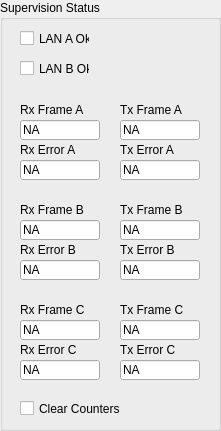
  <widget class="QGroupBox" name="RedTsnSupervisionStatusGroupBox">
   <property name="geometry">
    <rect>
     <x>20</x>
     <y>170</y>
     <width>221</width>
     <height>431</height>
    </rect>
   </property>
   <property name="title">
    <string>Supervision Status</string>
   </property>
   <widget class="QCheckBox" name="RedTsnLanACheckBox">
    <property name="enabled">
     <bool>true</bool>
    </property>
    <property name="geometry">
     <rect>
      <x>20</x>
      <y>30</y>
      <width>70</width>
      <height>17</height>
     </rect>
    </property>
    <property name="text">
     <string>LAN A Ok</string>
    </property>
    <property name="checkable">
     <bool>true</bool>
    </property>
   </widget>
   <widget class="QCheckBox" name="RedTsnLanBCheckBox">
    <property name="enabled">
     <bool>true</bool>
    </property>
    <property name="geometry">
     <rect>
      <x>20</x>
      <y>60</y>
      <width>70</width>
      <height>17</height>
     </rect>
    </property>
    <property name="text">
     <string>LAN B Ok</string>
    </property>
    <property name="checkable">
     <bool>true</bool>
    </property>
   </widget>
   <widget class="QLabel" name="RedTsnRxFrameALabel">
    <property name="geometry">
     <rect>
      <x>20</x>
      <y>100</y>
      <width>70</width>
      <height>20</height>
     </rect>
    </property>
    <property name="text">
     <string>Rx Frame A</string>
    </property>
   </widget>
   <widget class="QLineEdit" name="RedTsnRxFrameAValue">
    <property name="enabled">
     <bool>true</bool>
    </property>
    <property name="geometry">
     <rect>
      <x>20</x>
      <y>120</y>
      <width>80</width>
      <height>20</height>
     </rect>
    </property>
    <property name="text">
     <string>NA</string>
    </property>
   </widget>
   <widget class="QLabel" name="RedTsnRxErrorALabel">
    <property name="geometry">
     <rect>
      <x>20</x>
      <y>140</y>
      <width>70</width>
      <height>20</height>
     </rect>
    </property>
    <property name="text">
     <string>Rx Error A</string>
    </property>
   </widget>
   <widget class="QLineEdit" name="RedTsnRxErrorAValue">
    <property name="enabled">
     <bool>true</bool>
    </property>
    <property name="geometry">
     <rect>
      <x>20</x>
      <y>160</y>
      <width>80</width>
      <height>20</height>
     </rect>
    </property>
    <property name="text">
     <string>NA</string>
    </property>
   </widget>
   <widget class="QLabel" name="RedTsnRxFrameBLabel">
    <property name="geometry">
     <rect>
      <x>20</x>
      <y>200</y>
      <width>70</width>
      <height>20</height>
     </rect>
    </property>
    <property name="text">
     <string>Rx Frame B</string>
    </property>
   </widget>
   <widget class="QLabel" name="RedTsnRxErrorBLabel">
    <property name="geometry">
     <rect>
      <x>20</x>
      <y>240</y>
      <width>70</width>
      <height>20</height>
     </rect>
    </property>
    <property name="text">
     <string>Rx Error B</string>
    </property>
   </widget>
   <widget class="QLineEdit" name="RedTsnRxFrameBValue">
    <property name="enabled">
     <bool>true</bool>
    </property>
    <property name="geometry">
     <rect>
      <x>20</x>
      <y>220</y>
      <width>80</width>
      <height>20</height>
     </rect>
    </property>
    <property name="text">
     <string>NA</string>
    </property>
   </widget>
   <widget class="QLineEdit" name="RedTsnRxErrorBValue">
    <property name="enabled">
     <bool>true</bool>
    </property>
    <property name="geometry">
     <rect>
      <x>20</x>
      <y>260</y>
      <width>80</width>
      <height>20</height>
     </rect>
    </property>
    <property name="text">
     <string>NA</string>
    </property>
   </widget>
   <widget class="QLabel" name="RedTsnRxFrameCLabel">
    <property name="geometry">
     <rect>
      <x>20</x>
      <y>300</y>
      <width>70</width>
      <height>20</height>
     </rect>
    </property>
    <property name="text">
     <string>Rx Frame C</string>
    </property>
   </widget>
   <widget class="QLabel" name="RedTsnRxErrorCLabel">
    <property name="geometry">
     <rect>
      <x>20</x>
      <y>340</y>
      <width>70</width>
      <height>20</height>
     </rect>
    </property>
    <property name="text">
     <string>Rx Error C</string>
    </property>
   </widget>
   <widget class="QLineEdit" name="RedTsnRxFrameCValue">
    <property name="enabled">
     <bool>true</bool>
    </property>
    <property name="geometry">
     <rect>
      <x>20</x>
      <y>320</y>
      <width>80</width>
      <height>20</height>
     </rect>
    </property>
    <property name="text">
     <string>NA</string>
    </property>
   </widget>
   <widget class="QLineEdit" name="RedTsnRxErrorCValue">
    <property name="enabled">
     <bool>true</bool>
    </property>
    <property name="geometry">
     <rect>
      <x>20</x>
      <y>360</y>
      <width>80</width>
      <height>20</height>
     </rect>
    </property>
    <property name="text">
     <string>NA</string>
    </property>
   </widget>
   <widget class="QLabel" name="RedTsnTxFrameBLabel">
    <property name="geometry">
     <rect>
      <x>120</x>
      <y>200</y>
      <width>70</width>
      <height>20</height>
     </rect>
    </property>
    <property name="text">
     <string>Tx Frame B</string>
    </property>
   </widget>
   <widget class="QLabel" name="RedTsnTxErrorBLabel">
    <property name="geometry">
     <rect>
      <x>120</x>
      <y>240</y>
      <width>70</width>
      <height>20</height>
     </rect>
    </property>
    <property name="text">
     <string>Tx Error B</string>
    </property>
   </widget>
   <widget class="QLabel" name="RedTsnTxFrameALabel">
    <property name="geometry">
     <rect>
      <x>120</x>
      <y>100</y>
      <width>70</width>
      <height>20</height>
     </rect>
    </property>
    <property name="text">
     <string>Tx Frame A</string>
    </property>
   </widget>
   <widget class="QLineEdit" name="RedTsnTxFrameBValue">
    <property name="enabled">
     <bool>true</bool>
    </property>
    <property name="geometry">
     <rect>
      <x>120</x>
      <y>220</y>
      <width>80</width>
      <height>20</height>
     </rect>
    </property>
    <property name="text">
     <string>NA</string>
    </property>
   </widget>
   <widget class="QLabel" name="RedTsnTxErrorALabel">
    <property name="geometry">
     <rect>
      <x>120</x>
      <y>140</y>
      <width>70</width>
      <height>20</height>
     </rect>
    </property>
    <property name="text">
     <string>Tx Error A</string>
    </property>
   </widget>
   <widget class="QLabel" name="RedTsnTxErrorCLabel">
    <property name="geometry">
     <rect>
      <x>120</x>
      <y>340</y>
      <width>70</width>
      <height>20</height>
     </rect>
    </property>
    <property name="text">
     <string>Tx Error C</string>
    </property>
   </widget>
   <widget class="QLineEdit" name="RedTsnTxFrameCValue">
    <property name="enabled">
     <bool>true</bool>
    </property>
    <property name="geometry">
     <rect>
      <x>120</x>
      <y>320</y>
      <width>80</width>
      <height>20</height>
     </rect>
    </property>
    <property name="text">
     <string>NA</string>
    </property>
   </widget>
   <widget class="QLabel" name="RedTsnTxFrameCLabel">
    <property name="geometry">
     <rect>
      <x>120</x>
      <y>300</y>
      <width>70</width>
      <height>20</height>
     </rect>
    </property>
    <property name="text">
     <string>Tx Frame C</string>
    </property>
   </widget>
   <widget class="QLineEdit" name="RedTsnTxFrameAValue">
    <property name="enabled">
     <bool>true</bool>
    </property>
    <property name="geometry">
     <rect>
      <x>120</x>
      <y>120</y>
      <width>80</width>
      <height>20</height>
     </rect>
    </property>
    <property name="text">
     <string>NA</string>
    </property>
   </widget>
   <widget class="QLineEdit" name="RedTsnTxErrorCValue">
    <property name="enabled">
     <bool>true</bool>
    </property>
    <property name="geometry">
     <rect>
      <x>120</x>
      <y>360</y>
      <width>80</width>
      <height>20</height>
     </rect>
    </property>
    <property name="text">
     <string>NA</string>
    </property>
   </widget>
   <widget class="QLineEdit" name="RedTsnTxErrorAValue">
    <property name="enabled">
     <bool>true</bool>
    </property>
    <property name="geometry">
     <rect>
      <x>120</x>
      <y>160</y>
      <width>80</width>
      <height>20</height>
     </rect>
    </property>
    <property name="text">
     <string>NA</string>
    </property>
   </widget>
   <widget class="QLineEdit" name="RedTsnTxErrorBValue">
    <property name="enabled">
     <bool>true</bool>
    </property>
    <property name="geometry">
     <rect>
      <x>120</x>
      <y>260</y>
      <width>80</width>
      <height>20</height>
     </rect>
    </property>
    <property name="text">
     <string>NA</string>
    </property>
   </widget>
   <widget class="QCheckBox" name="RedTsnClearCountersCheckBox">
    <property name="enabled">
     <bool>true</bool>
    </property>
    <property name="geometry">
     <rect>
      <x>20</x>
      <y>400</y>
      <width>101</width>
      <height>17</height>
     </rect>
    </property>
    <property name="text">
     <string>Clear Counters</string>
    </property>
    <property name="checkable">
     <bool>true</bool>
    </property>
   </widget>
  </widget>
